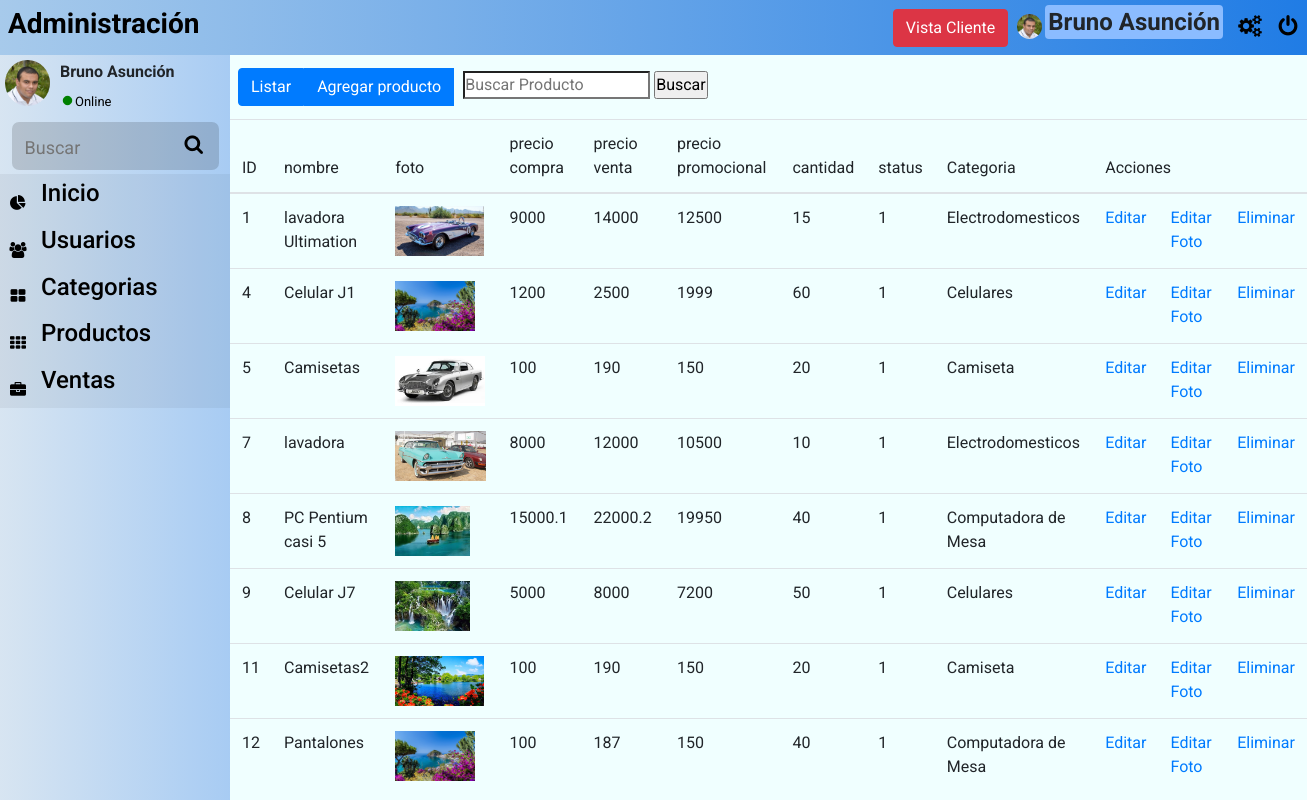
The page /vista/productos/lista_productos.php on the database its author committed.
### tables this page shows
CREATE TABLE `productos` (
  `id_producto` int(5) NOT NULL,
  `nombre` varchar(20) NOT NULL,
  `descripcion` varchar(150) NOT NULL,
  `foto` varchar(100) NOT NULL,
  `precio_compra` float NOT NULL,
  `precio_venta` float NOT NULL,
  `precio_promocional` float NOT NULL,
  `cantidad` int(3) NOT NULL,
  `status` tinyint(1) NOT NULL,
  `id_categoria` int(11) NOT NULL
);

CREATE TABLE `categorias` (
  `id_categoria` int(5) NOT NULL,
  `nome` varchar(20) NOT NULL
);

### modelo/Productos.class.php (called while the page is built, shortened)
<?php
class Productos{
	private $conexion;
	private $tabela;
        public function __construct() {
            $this->conexion= mysqli_connect('localhost','root','','shopfree')or die('NO CONECTO AL BD');
            $this->tabela="productos";
        }
        public function __get($key){
        	return $this->$key;
        }
        public function listar($complemento=""){
            $sql="SELECT $this->tabela.*,categorias.nome as nombre_categoria FROM $this->tabela inner join categorias on $this->tabela.id_categoria=categorias.id_categoria ".$complemento;
            $resultado= mysqli_query($this->conexion,$sql);
            $retorno=null;
            while($res = mysqli_fetch_assoc($resultado)){
                $obj=new Productos();
                $obj->id_producto=$res['id_producto'];
                $obj->nombre=$res['nombre'];
                $obj->descripcion=$res['descripcion'];
                $obj->foto=$res['foto'];
                $obj->precio_compra=$res['precio_compra'];
                $obj->precio_venta=$res['precio_venta'];
                $obj->precio_promocional=$res['precio_promocional'];
                $obj->cantidad=$res['cantidad'];
                $obj->status=$res['status'];
                $obj->id_categoria=$res['id_categoria'];
                $obj->nombre_categoria=$res['nombre_categoria'];
                $retorno[]=$obj;
            }
            return $retorno;
        }
}
?>

### vista/productos/lista_productos.php (the view)
<?php include_once '../estructura/header.php';
include_once 'menu_productos.php';
include_once '../../modelo/Productos.class.php';
$conectar=new Productos();
if (isset($_POST['Enviar'])) {
	$nombrebusqueda=filter_input(INPUT_POST,'Buscar');
	$productos=$conectar->listar('where id_producto="'.$nombrebusqueda.'" or nombre like "%'.$nombrebusqueda.'%"');
}else {
	$productos=$conectar->listar();
}
$lista='';
foreach ($productos as $key => $valor) {
		$lista.="<tr><td>$valor->id_producto</td>
				<td>$valor->nombre</td>
				<td><img src='../img/Productos/$valor->foto' style='height:50px'></td>
				<td>$valor->precio_compra</td>
				<td>$valor->precio_venta</td>
				<td>$valor->precio_promocional</td>
				<td>$valor->cantidad</td>
				<td>$valor->status</td>
				<td>$valor->nombre_categoria</td>
				<td><a href='editar_producto.php?id=$valor->id_producto'>Editar</a></td>
				<td><a href='editar_foto.php?foto=$valor->foto&id=$valor->id_producto'>Editar Foto</a></td>
				<td><a href='eliminar_producto.php?id=$valor->id_producto'>Eliminar</a></td>
				</tr>";
			}
?>
<table class="table">
    <thead>
      <tr>
        <th>ID</th>
        <th>nombre</th>
        <th>foto</th>
        <th>precio compra</th>
        <th>precio venta</th>
        <th>precio promocional</th>
        <th>cantidad</th>
        <th>status</th>
        <th>Categoria</th>
        <th colspan='3'>Acciones</th>
      </tr>
    </thead>
    <tbody>
        <?php echo $lista?>
    </tbody>
  </table>
<?php include_once '../estructura/pie_de_pagina.php';?>

### vista/css/stylebruno.css (style rules this page uses)
:root { --botones:#A16EFF; --botoneshover:#7190E2; --textoblanco:white; }
*, *::before, *::after { box-sizing: border-box; }
* { margin: 0; padding: 0; font-family: 'Roboto', sans-serif; font-weight: 400; -webkit-box-sizing:border-box; -moz-box-sizing:border-box; box-sizing:border-box; }
html { font-family: sans-serif; line-height: 1.15; -webkit-text-size-adjust: 100%; -ms-text-size-adjust: 100%; -ms-overflow-style: scrollbar; -webkit-tap-highlight-color: rgba(0, 0, 0, 0); }
body { margin: 0; font-family: -apple-system, BlinkMacSystemFont, "Segoe UI", Roboto, "Helvetica Neue", Arial, sans-serif, "Apple Color Emoji", "Segoe UI Emoji", "Segoe UI Symbol"; font-size: 1rem; font-weight: 400; line-height: 1.5; color: #212529; text-align: left; background-color: #fff; width: 100%; height: 100vh; }

### vista/css/adminstyle.css (style rules this page uses)
@media (min-width: 481px) { body { display: grid; grid-template-areas: "header header" "nav contenedor" "nav contenedor"; grid-template-rows: 55px 1fr; grid-template-columns: 230px auto; } }

### rows shown on the page
productos: id_producto "1", nombre "lavadora Ultimation", foto (picture), precio_compra "9000", precio_venta "14000", precio_promocional "12500", cantidad "15", status "1", id_categoria.nome "Electrodomesticos"
productos: id_producto "4", nombre "Celular J1", foto (picture), precio_compra "1200", precio_venta "2500", precio_promocional "1999", cantidad "60", status "1", id_categoria.nome "Celulares"
productos: id_producto "5", nombre "Camisetas", foto (picture), precio_compra "100", precio_venta "190", precio_promocional "150", cantidad "20", status "1", id_categoria.nome "Camiseta"
productos: id_producto "7", nombre "lavadora", foto (picture), precio_compra "8000", precio_venta "12000", precio_promocional "10500", cantidad "10", status "1", id_categoria.nome "Electrodomesticos"
productos: id_producto "8", nombre "PC Pentium casi 5", foto (picture), precio_compra "15000.1", precio_venta "22000.2", precio_promocional "19950", cantidad "40", status "1", id_categoria.nome "Computadora de Mesa"
productos: id_producto "9", nombre "Celular J7", foto (picture), precio_compra "5000", precio_venta "8000", precio_promocional "7200", cantidad "50", status "1", id_categoria.nome "Celulares"
productos: id_producto "11", nombre "Camisetas2", foto (picture), precio_compra "100", precio_venta "190", precio_promocional "150", cantidad "20", status "1", id_categoria.nome "Camiseta"
productos: id_producto "12", nombre "Pantalones", foto (picture), precio_compra "100", precio_venta "187", precio_promocional "150", cantidad "40", status "1", id_categoria.nome "Computadora de Mesa"
